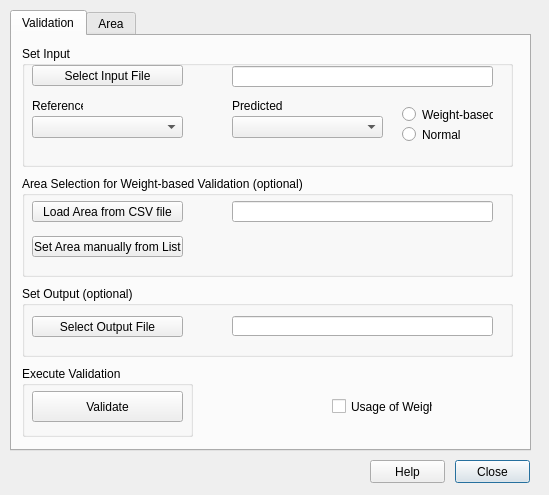
<?xml version="1.0" encoding="UTF-8"?>
<ui version="4.0">
 <class>rkValidation</class>
 <widget class="QDialog" name="rkValidation">
  <property name="geometry">
   <rect>
    <x>0</x>
    <y>0</y>
    <width>549</width>
    <height>495</height>
   </rect>
  </property>
  <property name="windowTitle">
   <string>Validation Tool</string>
  </property>
  <widget class="QPushButton" name="pb_close">
   <property name="geometry">
    <rect>
     <x>455</x>
     <y>460</y>
     <width>75</width>
     <height>23</height>
    </rect>
   </property>
   <property name="toolTip">
    <string>&lt;html&gt;&lt;head/&gt;&lt;body&gt;&lt;p&gt;Close Validation tool&lt;/p&gt;&lt;/body&gt;&lt;/html&gt;</string>
   </property>
   <property name="text">
    <string>Close</string>
   </property>
  </widget>
  <widget class="QPushButton" name="pb_help">
   <property name="geometry">
    <rect>
     <x>370</x>
     <y>460</y>
     <width>75</width>
     <height>23</height>
    </rect>
   </property>
   <property name="toolTip">
    <string>&lt;html&gt;&lt;head/&gt;&lt;body&gt;&lt;p&gt;Shows you basic information about the validation tool. For more specific questions, please contact the developer of this tool (rkopeinig@conabio.gob.mx).&lt;/p&gt;&lt;/body&gt;&lt;/html&gt;</string>
   </property>
   <property name="text">
    <string>Help</string>
   </property>
  </widget>
  <widget class="QTabWidget" name="tabWidget">
   <property name="geometry">
    <rect>
     <x>10</x>
     <y>10</y>
     <width>521</width>
     <height>441</height>
    </rect>
   </property>
   <property name="currentIndex">
    <number>0</number>
   </property>
   <widget class="QWidget" name="tb_main">
    <attribute name="title">
     <string>Validation</string>
    </attribute>
    <widget class="QGroupBox" name="gb3">
     <property name="geometry">
      <rect>
       <x>10</x>
       <y>330</y>
       <width>171</width>
       <height>71</height>
      </rect>
     </property>
     <property name="title">
      <string>Execute Validation</string>
     </property>
     <widget class="QPushButton" name="pb_validate">
      <property name="geometry">
       <rect>
        <x>10</x>
        <y>25</y>
        <width>151</width>
        <height>31</height>
       </rect>
      </property>
      <property name="toolTip">
       <string>&lt;html&gt;&lt;head/&gt;&lt;body&gt;&lt;p&gt;Executes the validation. Make sure all parameters above are set.&lt;/p&gt;&lt;/body&gt;&lt;/html&gt;</string>
      </property>
      <property name="text">
       <string>Validate</string>
      </property>
     </widget>
    </widget>
    <widget class="QGroupBox" name="gb2">
     <property name="geometry">
      <rect>
       <x>10</x>
       <y>250</y>
       <width>491</width>
       <height>71</height>
      </rect>
     </property>
     <property name="title">
      <string>Set Output (optional)</string>
     </property>
     <widget class="QLineEdit" name="le_outFolder">
      <property name="geometry">
       <rect>
        <x>210</x>
        <y>30</y>
        <width>261</width>
        <height>20</height>
       </rect>
      </property>
     </widget>
     <widget class="QPushButton" name="pb_outFolder">
      <property name="geometry">
       <rect>
        <x>10</x>
        <y>30</y>
        <width>151</width>
        <height>21</height>
       </rect>
      </property>
      <property name="toolTip">
       <string>&lt;html&gt;&lt;head/&gt;&lt;body&gt;&lt;p&gt;Set output file. If you do not set any output, it will be named after your input file plus the suffix &amp;quot;_validation.csv&amp;quot;&lt;/p&gt;&lt;/body&gt;&lt;/html&gt;</string>
      </property>
      <property name="text">
       <string>Select Output File</string>
      </property>
     </widget>
    </widget>
    <widget class="QCheckBox" name="cb_useWeight">
     <property name="geometry">
      <rect>
       <x>320</x>
       <y>360</y>
       <width>101</width>
       <height>21</height>
      </rect>
     </property>
     <property name="text">
      <string>Usage of Weight</string>
     </property>
    </widget>
    <widget class="QGroupBox" name="gb1">
     <property name="geometry">
      <rect>
       <x>10</x>
       <y>10</y>
       <width>491</width>
       <height>121</height>
      </rect>
     </property>
     <property name="title">
      <string>Set Input</string>
     </property>
     <widget class="QPushButton" name="pb_uploadShape">
      <property name="geometry">
       <rect>
        <x>10</x>
        <y>19</y>
        <width>151</width>
        <height>21</height>
       </rect>
      </property>
      <property name="toolTip">
       <string>&lt;html&gt;&lt;head/&gt;&lt;body&gt;&lt;p&gt;Select either ESRI Shapefile (.shp) or ESRI Shapefile attribute format (.dbf)&lt;/p&gt;&lt;/body&gt;&lt;/html&gt;</string>
      </property>
      <property name="text">
       <string>Select Input File</string>
      </property>
     </widget>
     <widget class="QLineEdit" name="le_inShapePath">
      <property name="geometry">
       <rect>
        <x>210</x>
        <y>20</y>
        <width>261</width>
        <height>21</height>
       </rect>
      </property>
     </widget>
     <widget class="QLabel" name="lb_preColNr">
      <property name="geometry">
       <rect>
        <x>210</x>
        <y>50</y>
        <width>51</width>
        <height>20</height>
       </rect>
      </property>
      <property name="text">
       <string>Predicted</string>
      </property>
     </widget>
     <widget class="QLabel" name="lb_refColNr">
      <property name="geometry">
       <rect>
        <x>10</x>
        <y>50</y>
        <width>51</width>
        <height>20</height>
       </rect>
      </property>
      <property name="text">
       <string>Reference</string>
      </property>
     </widget>
     <widget class="QComboBox" name="cb_preCol">
      <property name="geometry">
       <rect>
        <x>210</x>
        <y>70</y>
        <width>151</width>
        <height>22</height>
       </rect>
      </property>
     </widget>
     <widget class="QComboBox" name="cb_refCol">
      <property name="geometry">
       <rect>
        <x>10</x>
        <y>70</y>
        <width>151</width>
        <height>22</height>
       </rect>
      </property>
     </widget>
     <widget class="QRadioButton" name="rb_weight">
      <property name="geometry">
       <rect>
        <x>380</x>
        <y>60</y>
        <width>91</width>
        <height>17</height>
       </rect>
      </property>
      <property name="text">
       <string>Weight-based</string>
      </property>
     </widget>
     <widget class="QRadioButton" name="rb_noweight">
      <property name="geometry">
       <rect>
        <x>380</x>
        <y>80</y>
        <width>82</width>
        <height>17</height>
       </rect>
      </property>
      <property name="text">
       <string>Normal</string>
      </property>
     </widget>
    </widget>
    <widget class="QGroupBox" name="gb4">
     <property name="geometry">
      <rect>
       <x>10</x>
       <y>140</y>
       <width>491</width>
       <height>101</height>
      </rect>
     </property>
     <property name="title">
      <string>Area Selection for Weight-based Validation (optional)</string>
     </property>
     <widget class="QPushButton" name="pb_selectWeight">
      <property name="geometry">
       <rect>
        <x>10</x>
        <y>60</y>
        <width>151</width>
        <height>21</height>
       </rect>
      </property>
      <property name="toolTip">
       <string>&lt;html&gt;&lt;head/&gt;&lt;body&gt;&lt;p&gt;Select either ESRI Shapefile (.shp) or ESRI Shapefile attribute format (.dbf)&lt;/p&gt;&lt;/body&gt;&lt;/html&gt;</string>
      </property>
      <property name="text">
       <string>Set Area manually from List</string>
      </property>
     </widget>
     <widget class="QPushButton" name="pb_selectWeight_csv">
      <property name="geometry">
       <rect>
        <x>10</x>
        <y>25</y>
        <width>151</width>
        <height>21</height>
       </rect>
      </property>
      <property name="toolTip">
       <string>&lt;html&gt;&lt;head/&gt;&lt;body&gt;&lt;p&gt;Select either ESRI Shapefile (.shp) or ESRI Shapefile attribute format (.dbf)&lt;/p&gt;&lt;/body&gt;&lt;/html&gt;</string>
      </property>
      <property name="text">
       <string>Load Area from CSV file</string>
      </property>
     </widget>
     <widget class="QLineEdit" name="le_weightFromCSV">
      <property name="geometry">
       <rect>
        <x>210</x>
        <y>25</y>
        <width>261</width>
        <height>21</height>
       </rect>
      </property>
     </widget>
    </widget>
   </widget>
   <widget class="QWidget" name="tb_weight">
    <attribute name="title">
     <string>Area</string>
    </attribute>
    <widget class="QTableWidget" name="tbl_setWeights">
     <property name="geometry">
      <rect>
       <x>10</x>
       <y>10</y>
       <width>491</width>
       <height>361</height>
      </rect>
     </property>
     <property name="toolTip">
      <string>&lt;html&gt;&lt;head/&gt;&lt;body&gt;&lt;p&gt;Displays data from database for pre-processing&lt;/p&gt;&lt;/body&gt;&lt;/html&gt;</string>
     </property>
     <property name="alternatingRowColors">
      <bool>true</bool>
     </property>
     <property name="sortingEnabled">
      <bool>true</bool>
     </property>
     <property name="columnCount">
      <number>2</number>
     </property>
     <column/>
     <column/>
    </widget>
    <widget class="QPushButton" name="pb_submitWeight">
     <property name="geometry">
      <rect>
       <x>420</x>
       <y>380</y>
       <width>81</width>
       <height>23</height>
      </rect>
     </property>
     <property name="text">
      <string>Submit</string>
     </property>
    </widget>
   </widget>
  </widget>
 </widget>
 <resources/>
 <connections/>
</ui>
